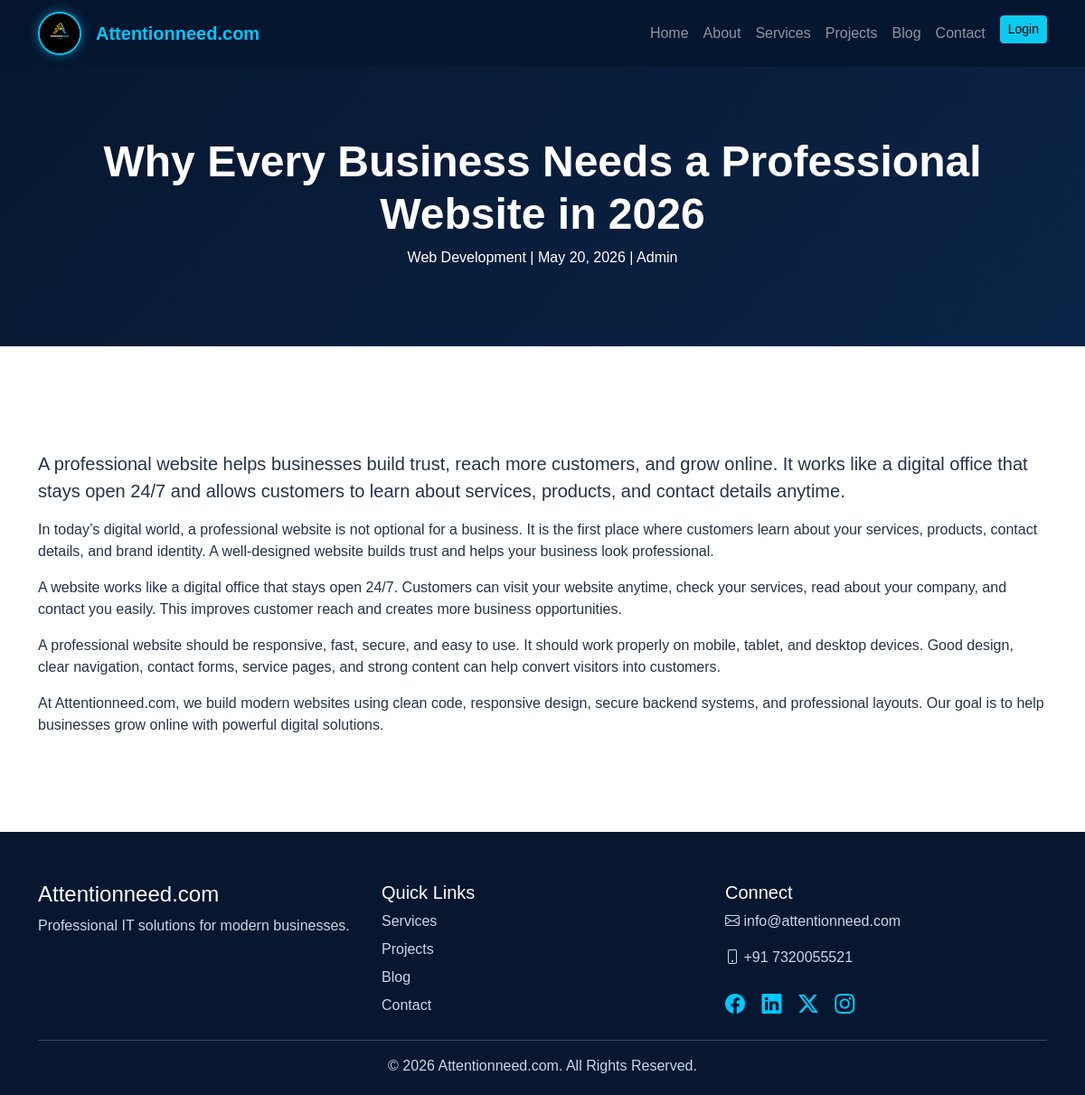
Screenshot of /blog/why-every-business-needs-a-professional-website-in/ with the database file from the repository.
### main/models.py (models this page shows, shortened)
class BlogPost(models.Model):
    title = models.CharField(max_length=180)
    slug = models.SlugField(unique=True)
    image = CloudinaryField('image', blank=True, null=True)
    category = models.CharField(max_length=100)
    author = models.CharField(max_length=100, default='Admin')
    description = models.TextField()
    content = models.TextField()
    created_at = models.DateField(auto_now_add=True)
    class Meta:
        ordering = ['-created_at']

### main/views.py (the view)
# urls.py: path('blog/<slug:slug>/', views.blog_detail, name='blog_detail'),
def blog_detail(request, slug):
    post = get_object_or_404(BlogPost, slug=slug)
    return render(request, 'main/blog_detail.html', {'post': post})

### templates/main/blog_detail.html (shortened to what this page needs)
{% extends 'base.html' %}
{% block content %}
<section class="page-header"><div class="container"><h1>{{ post.title }}</h1><p>{{ post.category }} | {{ post.created_at }} | {{ post.author }}</p></div></section>
<section class="section">
<div class="container blog-detail">
    <p class="lead">{{ post.description }}</p>
    <div>{{ post.content|linebreaks }}</div>
</div>
</section>
{% endblock %}

### static/css/style.css (style rules this page uses)
:root { --dark: #06172f; --dark2: #0b2447; --cyan: #00c8ff; --light: #f4f8fb; --text: #253247; }
* { scroll-behavior: smooth; }
body { font-family: Arial, Helvetica, sans-serif; color: var(--text); background: #fff; }
.section { padding: 90px 0; }
.page-header { padding: 150px 0 70px; background: linear-gradient(135deg, var(--dark), var(--dark2)); color: #fff; text-align: center; }
.page-header h1 { font-size: 48px; font-weight: 800; }

### rows the page displays
BlogPost: title "Why Every Business Needs a Professional Website in 2026", category "Web Development", created_at "May 20, 2026", author "Admin", description "A professional website helps businesses build trust, reach more customers, and grow online. It works like a digital office that stays open 24/7 and allows customers to learn about services, products, and contact details anytime.", content "In today’s digital world, a professional website is not optional for a business. It is the first place where customers learn about your services, products, contact details, and brand identity. A well-designed website builds trust and helps your business look professional. A website works like a digital office that stays open 24/7. Customers can visit your website anytime, check your services, read about your company, and contact you easily. This improves customer reach and creates more business opportunities. A professional website should be responsive, fast, secure, and easy to use. It should work properly on mobile, tablet, and desktop devices. Good design, clear navigation, contact…"
